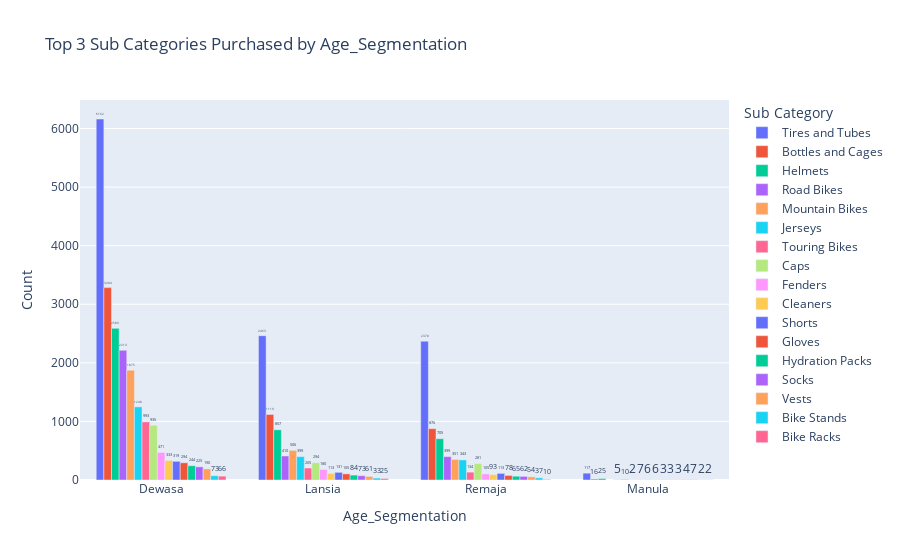

This figure's notebook cell:
### Code cell
import plotly.express as px

# Filter data untuk mendapatkan 4 negara
top_3_age = sub_category_counts['Age_Segmentation'].unique()[:4]
filtered_data = sub_category_counts[sub_category_counts['Age_Segmentation'].isin(top_3_age)]

# Membuat grafik batang interaktif
fig = px.bar(
    filtered_data,
    x='Age_Segmentation',
    y='Count',
    color='Sub Category',
    barmode='group',
    title='Top 3 Sub Categories Purchased by Age_Segmentation'
)

# Menambahkan interaktivitas
fig.update_traces(texttemplate='%{y}', textposition='outside')
fig.update_layout(xaxis={'categoryorder':'total descending'})

# Menampilkan grafik
fig.show()

### Figure 1 — Plotly figure (JSON) as saved in the notebook; plotly's stock layout.template omitted (floating-point values rounded to 4 significant figures)
{"data": [{"alignmentgroup": "True", "hovertemplate": "Sub Category=Tires and Tubes<br>Age_Segmentation=%{x}<br>Count=%{y}<extra></extra>", "legendgroup": "Tires and Tubes", "marker": {"color": "#636efa", "pattern": {"shape": ""}}, "name": "Tires and Tubes", "offsetgroup": "Tires and Tubes", "orientation": "v", "showlegend": true, "textposition": "outside", "texttemplate": "%{y}", "type": "bar", "x": ["Dewasa", "Lansia", "Manula", "Remaja"], "xaxis": "x", "y": [6162, 2463, 117, 2370], "yaxis": "y"}, {"alignmentgroup": "True", "hovertemplate": "Sub Category=Bottles and Cages<br>Age_Segmentation=%{x}<br>Count=%{y}<extra></extra>", "legendgroup": "Bottles and Cages", "marker": {"color": "#EF553B", "pattern": {"shape": ""}}, "name": "Bottles and Cages", "offsetgroup": "Bottles and Cages", "orientation": "v", "showlegend": true, "textposition": "outside", "texttemplate": "%{y}", "type": "bar", "x": ["Dewasa", "Lansia", "Manula", "Remaja"], "xaxis": "x", "y": [3284, 1119, 16, 876], "yaxis": "y"}, {"alignmentgroup": "True", "hovertemplate": "Sub Category=Helmets<br>Age_Segmentation=%{x}<br>Count=%{y}<extra></extra>", "legendgroup": "Helmets", "marker": {"color": "#00cc96", "pattern": {"shape": ""}}, "name": "Helmets", "offsetgroup": "Helmets", "orientation": "v", "showlegend": true, "textposition": "outside", "texttemplate": "%{y}", "type": "bar", "x": ["Dewasa", "Lansia", "Manula", "Remaja"], "xaxis": "x", "y": [2589, 857, 25, 705], "yaxis": "y"}, {"alignmentgroup": "True", "hovertemplate": "Sub Category=Road Bikes<br>Age_Segmentation=%{x}<br>Count=%{y}<extra></extra>", "legendgroup": "Road Bikes", "marker": {"color": "#ab63fa", "pattern": {"shape": ""}}, "name": "Road Bikes", "offsetgroup": "Road Bikes", "orientation": "v", "showlegend": true, "textposition": "outside", "texttemplate": "%{y}", "type": "bar", "x": ["Dewasa", "Lansia", "Remaja"], "xaxis": "x", "y": [2213, 410, 399], "yaxis": "y"}, {"alignmentgroup": "True", "hovertemplate": "Sub Category=Mountain Bikes<br>Age_Segmentation=%{x}<br>Count=%{y}<extra></extra>", "legendgroup": "Mountain Bikes", "marker": {"color": "#FFA15A", "pattern": {"shape": ""}}, "name": "Mountain Bikes", "offsetgroup": "Mountain Bikes", "orientation": "v", "showlegend": true, "textposition": "outside", "texttemplate": "%{y}", "type": "bar", "x": ["Dewasa", "Lansia", "Manula", "Remaja"], "xaxis": "x", "y": [1875, 506, 5, 351], "yaxis": "y"}, {"alignmentgroup": "True", "hovertemplate": "Sub Category=Jerseys<br>Age_Segmentation=%{x}<br>Count=%{y}<extra></extra>", "legendgroup": "Jerseys", "marker": {"color": "#19d3f3", "pattern": {"shape": ""}}, "name": "Jerseys", "offsetgroup": "Jerseys", "orientation": "v", "showlegend": true, "textposition": "outside", "texttemplate": "%{y}", "type": "bar", "x": ["Dewasa", "Lansia", "Manula", "Remaja"], "xaxis": "x", "y": [1248, 399, 10, 343], "yaxis": "y"}, {"alignmentgroup": "True", "hovertemplate": "Sub Category=Touring Bikes<br>Age_Segmentation=%{x}<br>Count=%{y}<extra></extra>", "legendgroup": "Touring Bikes", "marker": {"color": "#FF6692", "pattern": {"shape": ""}}, "name": "Touring Bikes", "offsetgroup": "Touring Bikes", "orientation": "v", "showlegend": true, "textposition": "outside", "texttemplate": "%{y}", "type": "bar", "x": ["Dewasa", "Lansia", "Manula", "Remaja"], "xaxis": "x", "y": [993, 205, 2, 134], "yaxis": "y"}, {"alignmentgroup": "True", "hovertemplate": "Sub Category=Caps<br>Age_Segmentation=%{x}<br>Count=%{y}<extra></extra>", "legendgroup": "Caps", "marker": {"color": "#B6E880", "pattern": {"shape": ""}}, "name": "Caps", "offsetgroup": "Caps", "orientation": "v", "showlegend": true, "textposition": "outside", "texttemplate": "%{y}", "type": "bar", "x": ["Dewasa", "Lansia", "Manula", "Remaja"], "xaxis": "x", "y": [935, 294, 7, 281], "yaxis": "y"}, {"alignmentgroup": "True", "hovertemplate": "Sub Category=Fenders<br>Age_Segmentation=%{x}<br>Count=%{y}<extra></extra>", "legendgroup": "Fenders", "marker": {"color": "#FF97FF", "pattern": {"shape": ""}}, "name": "Fenders", "offsetgroup": "Fenders", "orientation": "v", "showlegend": true, "textposition": "outside", "texttemplate": "%{y}", "type": "bar", "x": ["Dewasa", "Lansia", "Manula", "Remaja"], "xaxis": "x", "y": [471, 180, 6, 105], "yaxis": "y"}, {"alignmentgroup": "True", "hovertemplate": "Sub Category=Cleaners<br>Age_Segmentation=%{x}<br>Count=%{y}<extra></extra>", "legendgroup": "Cleaners", "marker": {"color": "#FECB52", "pattern": {"shape": ""}}, "name": "Cleaners", "offsetgroup": "Cleaners", "orientation": "v", "showlegend": true, "textposition": "outside", "texttemplate": "%{y}", "type": "bar", "x": ["Dewasa", "Lansia", "Manula", "Remaja"], "xaxis": "x", "y": [333, 113, 6, 93], "yaxis": "y"}, {"alignmentgroup": "True", "hovertemplate": "Sub Category=Shorts<br>Age_Segmentation=%{x}<br>Count=%{y}<extra></extra>", "legendgroup": "Shorts", "marker": {"color": "#636efa", "pattern": {"shape": ""}}, "name": "Shorts", "offsetgroup": "Shorts", "orientation": "v", "showlegend": true, "textposition": "outside", "texttemplate": "%{y}", "type": "bar", "x": ["Dewasa", "Lansia", "Manula", "Remaja"], "xaxis": "x", "y": [319, 131, 3, 113], "yaxis": "y"}, {"alignmentgroup": "True", "hovertemplate": "Sub Category=Gloves<br>Age_Segmentation=%{x}<br>Count=%{y}<extra></extra>", "legendgroup": "Gloves", "marker": {"color": "#EF553B", "pattern": {"shape": ""}}, "name": "Gloves", "offsetgroup": "Gloves", "orientation": "v", "showlegend": true, "textposition": "outside", "texttemplate": "%{y}", "type": "bar", "x": ["Dewasa", "Lansia", "Manula", "Remaja"], "xaxis": "x", "y": [294, 105, 3, 78], "yaxis": "y"}, {"alignmentgroup": "True", "hovertemplate": "Sub Category=Hydration Packs<br>Age_Segmentation=%{x}<br>Count=%{y}<extra></extra>", "legendgroup": "Hydration Packs", "marker": {"color": "#00cc96", "pattern": {"shape": ""}}, "name": "Hydration Packs", "offsetgroup": "Hydration Packs", "orientation": "v", "showlegend": true, "textposition": "outside", "texttemplate": "%{y}", "type": "bar", "x": ["Dewasa", "Lansia", "Manula", "Remaja"], "xaxis": "x", "y": [244, 84, 3, 65], "yaxis": "y"}, {"alignmentgroup": "True", "hovertemplate": "Sub Category=Socks<br>Age_Segmentation=%{x}<br>Count=%{y}<extra></extra>", "legendgroup": "Socks", "marker": {"color": "#ab63fa", "pattern": {"shape": ""}}, "name": "Socks", "offsetgroup": "Socks", "orientation": "v", "showlegend": true, "textposition": "outside", "texttemplate": "%{y}", "type": "bar", "x": ["Dewasa", "Lansia", "Manula", "Remaja"], "xaxis": "x", "y": [225, 73, 4, 62], "yaxis": "y"}, {"alignmentgroup": "True", "hovertemplate": "Sub Category=Vests<br>Age_Segmentation=%{x}<br>Count=%{y}<extra></extra>", "legendgroup": "Vests", "marker": {"color": "#FFA15A", "pattern": {"shape": ""}}, "name": "Vests", "offsetgroup": "Vests", "orientation": "v", "showlegend": true, "textposition": "outside", "texttemplate": "%{y}", "type": "bar", "x": ["Dewasa", "Lansia", "Manula", "Remaja"], "xaxis": "x", "y": [190, 61, 7, 54], "yaxis": "y"}, {"alignmentgroup": "True", "hovertemplate": "Sub Category=Bike Stands<br>Age_Segmentation=%{x}<br>Count=%{y}<extra></extra>", "legendgroup": "Bike Stands", "marker": {"color": "#19d3f3", "pattern": {"shape": ""}}, "name": "Bike Stands", "offsetgroup": "Bike Stands", "orientation": "v", "showlegend": true, "textposition": "outside", "texttemplate": "%{y}", "type": "bar", "x": ["Dewasa", "Lansia", "Manula", "Remaja"], "xaxis": "x", "y": [73, 33, 2, 37], "yaxis": "y"}, {"alignmentgroup": "True", "hovertemplate": "Sub Category=Bike Racks<br>Age_Segmentation=%{x}<br>Count=%{y}<extra></extra>", "legendgroup": "Bike Racks", "marker": {"color": "#FF6692", "pattern": {"shape": ""}}, "name": "Bike Racks", "offsetgroup": "Bike Racks", "orientation": "v", "showlegend": true, "textposition": "outside", "texttemplate": "%{y}", "type": "bar", "x": ["Dewasa", "Lansia", "Manula", "Remaja"], "xaxis": "x", "y": [66, 25, 2, 10], "yaxis": "y"}], "layout": {"barmode": "group", "legend": {"title": {"text": "Sub Category"}, "tracegroupgap": 0}, "title": {"text": "Top 3 Sub Categories Purchased by Age_Segmentation"}, "xaxis": {"anchor": "y", "categoryorder": "total descending", "domain": [0, 1], "title": {"text": "Age_Segmentation"}}, "yaxis": {"anchor": "x", "domain": [0, 1], "title": {"text": "Count"}}}}
